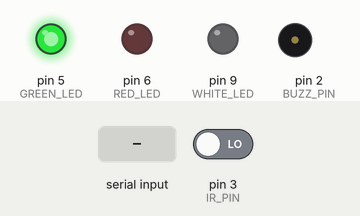
Bench run of a sketch on a simulated Arduino Uno, built with avr-gcc and run on an emulated ATmega328P. Shown: output pins drawn as LEDs (lit = HIGH), buzzer (waves = sounding, pin HIGH). The test bench sets the inputs (shaded band); at power-on: pin 3 (IR_PIN) LOW. What the sketch prints to the serial monitor is not drawn.

Above: at 1.2 s.
1.3 s: "1" received over Serial
At 2.1 s:
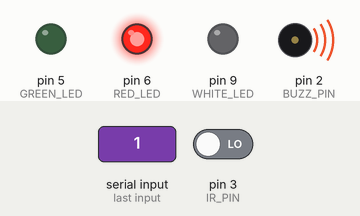
2.8 s: "3" received over Serial
Timing chart, 0 to 5.8 s (numbered marks = the images above; inputs shaded):
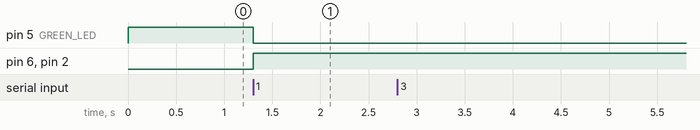

The sketch:

main.ino
```cpp
#include<SoftwareSerial.h>
#define IR_PIN 3
#define BUZZ_PIN 2
#define RED_LED 6
#define GREEN_LED 5
#define WHITE_LED 9

bool is_activated = false;
int flag = 0;
String inputString = "";
char junk;

void setup() {
  pinMode(BUZZ_PIN, OUTPUT);
  pinMode(IR_PIN, INPUT);
  pinMode(RED_LED, OUTPUT);
  pinMode(GREEN_LED, OUTPUT);
  pinMode(WHITE_LED, OUTPUT);
  //digitalWrite(WHITE_LED, HIGH);
  Serial.begin(9600);
}
void loop() {

  char val;
  while(Serial.available() > 0){
    val = Serial.read();
    Serial.println(val);
  }

  if (val == '1'){
    is_activated = true;
  }else if (val == '2'){
    is_activated = false;
  }

  if (is_activated) {
    digitalWrite(GREEN_LED, LOW);
    digitalWrite(RED_LED, HIGH);
    if (digitalRead(IR_PIN) == LOW) {
      digitalWrite(BUZZ_PIN, HIGH);
      bool stop_alarm = false;
      while(stop_alarm == false){
        val = Serial.read();
        Serial.println(val);
        if (val == '3')
          stop_alarm = true;
      }
      digitalWrite(BUZZ_PIN, LOW);
    }
  } else {
    digitalWrite(RED_LED, LOW);
    digitalWrite(GREEN_LED, HIGH);
  }

}
```

Measured:
- after the input at 1.3 s, pin 5 (GREEN_LED): HIGH → LOW at once; pin 6 (RED_LED), pin 2 (BUZZ_PIN): LOW → HIGH at once
